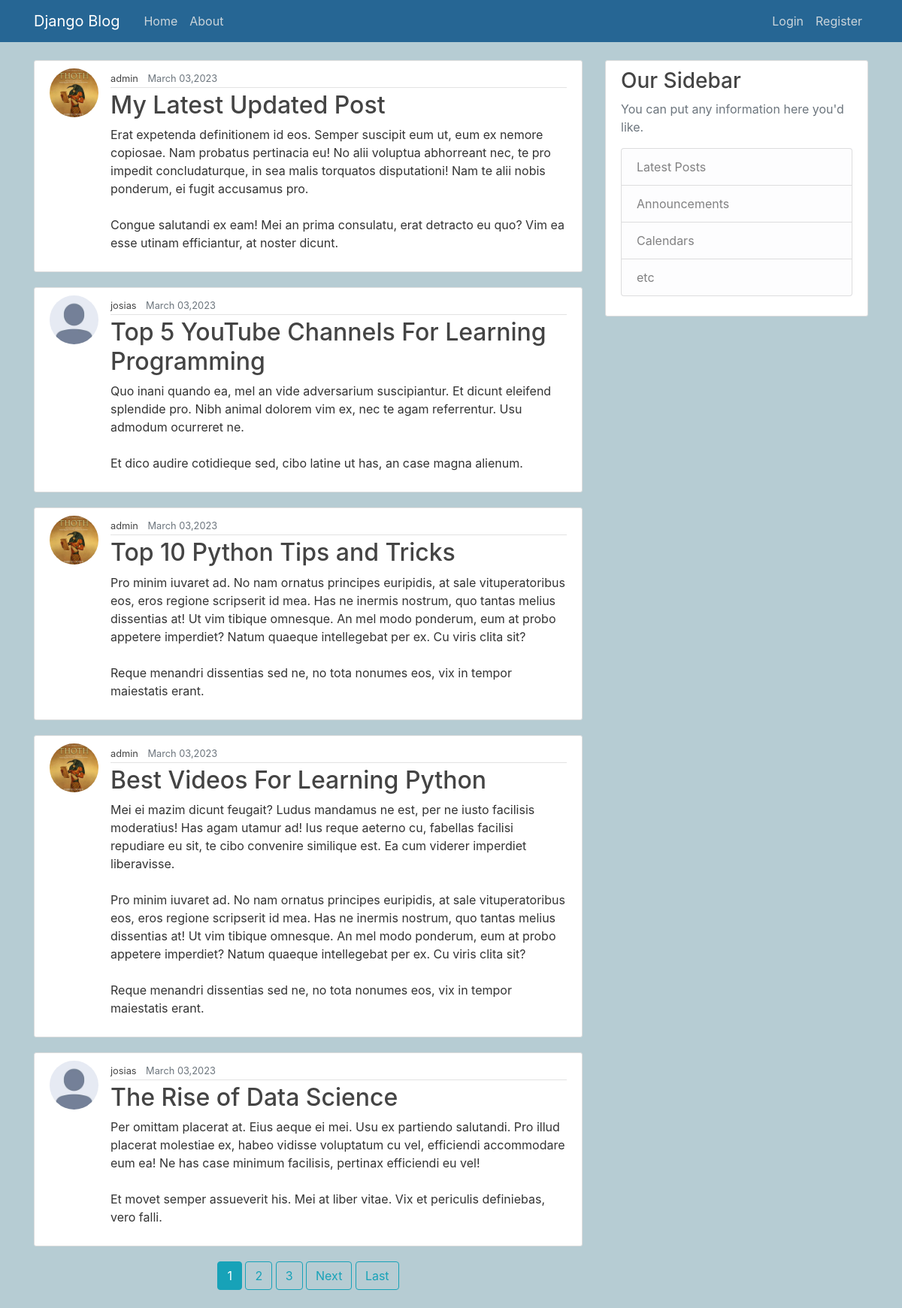
/, run on an earlier commit of the app's database.
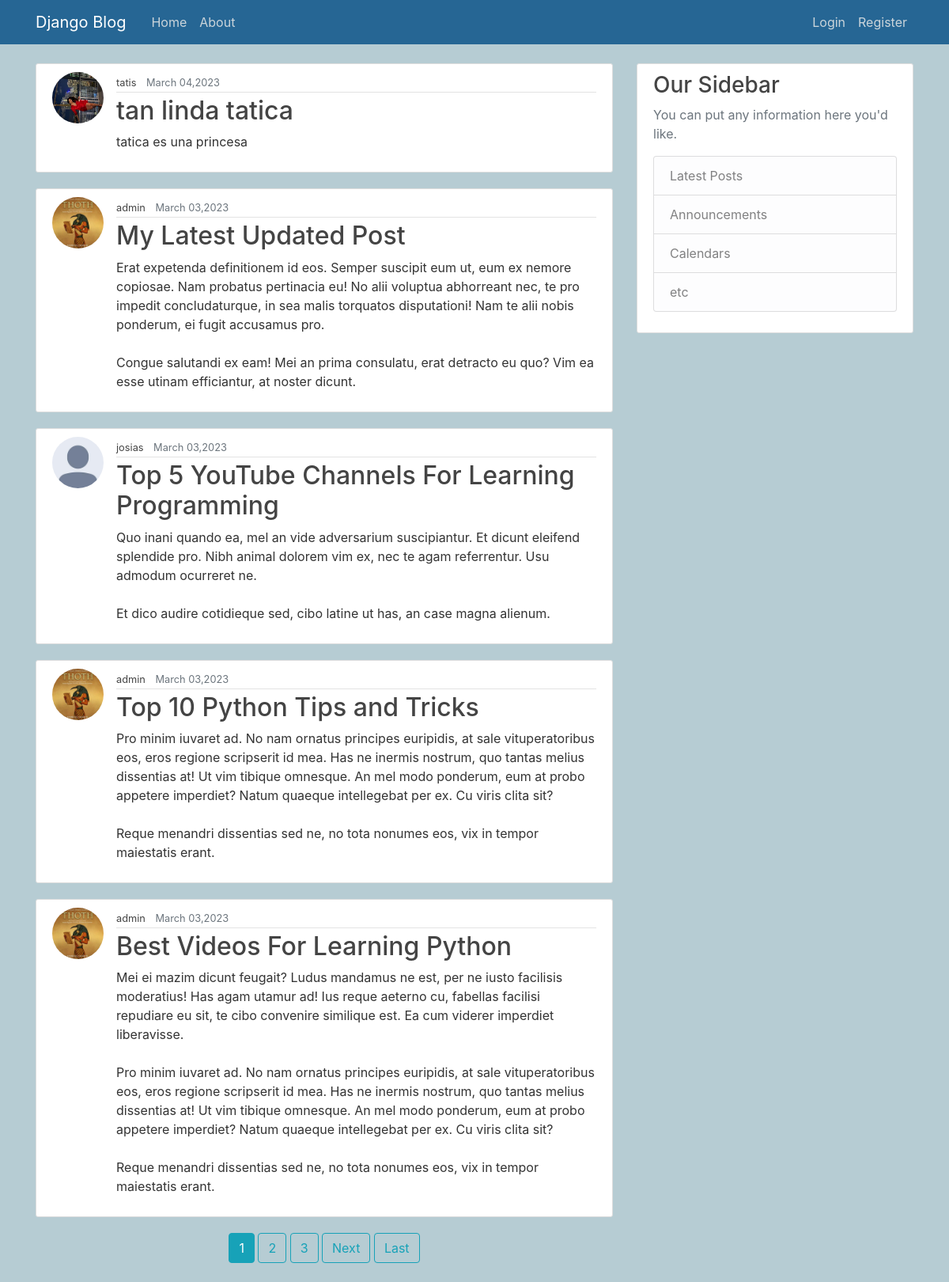
And on a later commit of the database.
### blog_app/models.py (models this page shows, shortened)
class Post(models.Model):
    title = models.CharField(max_length=200)
    content = models.TextField()
    date_posted = models.DateTimeField(default=timezone.now)
    author = models.ForeignKey(User, on_delete=models.CASCADE)

### user_app/models.py (models this page shows, shortened)
class Profile(models.Model):
    user = models.OneToOneField(User, on_delete=models.CASCADE)
    image = models.ImageField(default='default.jpg', upload_to='profile_pics')

### blog_app/views.py (the view)
# urls.py: path('', PostListView.as_view(), name='blog_app-home'),
class PostListView(ListView):
    model = Post
    template_name = 'blog_app/index.html'  # <app>/<model>_<viewtype>.html
    context_object_name = 'posts'
    ordering = ['-date_posted'] #organice the posts by date published
    paginate_by = 5 #number of posts per page

### blog_app/templates/blog_app/index.html (shortened to what this page needs)
{% extends 'blog_app/layout.html' %}
{% load static %}
{% block content %}
    {% for post in posts %}
        <article class="media content-section">
            <img class="rounded-circle article-img" src="{{ post.author.profile.image.url }}">
            <div class="media-body">
                <div class="article-metadata">
                    <small><a class="mr-2 article-title" href="{% url 'blog_app-user-posts' post.author.username %}">{{ post.author }}</a></small>
                    <small class="text-muted">{{ post.date_posted|date:"F d,Y" }}</small>
                </div>
                <h2><a class="article-title" href="{% url 'blog_app-post-detail' post.id %}">{{ post.title }}</a></h2>
                <p class="article-content">{{ post.content }}</p>
            </div>
        </article>
    {% endfor %}
    <div style="text-align:center;">
    {% if is_paginated %}
        {% for num in page_obj.paginator.page_range %}
            {% if page_obj.number == num %}
                <a class="btn btn-info mb-4" href="?page={{ num }}">{{ num }}</a>
            {% elif num > page_obj.number|add:'-3' and num < page_obj.number|add:'3' %}
                <a class="btn btn-outline-info mb-4" href="?page={{ num }}">{{ num }}</a>
            {% endif %}
        {% endfor %}
        {% if page_obj.has_next %}
            <a class="btn btn-outline-info mb-4" href="?page={{ page_obj.next_page_number }}">Next</a>
            <a class="btn btn-outline-info mb-4" href="?page={{ page_obj.paginator.num_pages }}">Last</a>
        {% endif %}
    {% endif %}
    </div>
{% endblock content %}

### blog_app/templates/blog_app/layout.html (shortened to what this page needs)
{% load static %}
<!DOCTYPE html>
<html>
    <head>
        <link rel="stylesheet" href="https://stackpath.bootstrapcdn.com/bootstrap/4.1.3/css/bootstrap.min.css">
        <link rel="stylesheet" type="text/css" href="{% static 'css/main.css' %}">
    </head>
    <body>
        <header class="site-header">
            <nav class="navbar navbar-expand-md navbar-dark bg-steel fixed-top">
                <div class="container">
                    <a class="navbar-brand mr-4" href="/">Django Blog</a>
                    <div class="collapse navbar-collapse" id="navbarToggle">
                        <div class="navbar-nav mr-auto">
                            <a class="nav-item nav-link" href="{% url 'blog_app-home' %}">Home</a>
                            <a class="nav-item nav-link" href="{% url 'blog_app-about' %}">About</a>
                        </div>
                        <div class="navbar-nav">
                            {% if user.is_authenticated %}
                            <a class="nav-item nav-link" href="{% url 'blog_app-post-create' %}">Create Post</a>
                            <a class="nav-item nav-link" href="{% url 'user_app-profile' %}">Profile</a>
                            <a class="nav-item nav-link" href="{% url 'user_app-logout' %}">Logout</a>
                            {% else %}
                                <a class="nav-item nav-link" href="{% url 'user_app-login' %}">Login</a>
                                <a class="nav-item nav-link" href="{% url 'user_app-register' %}">Register</a>
                            {% endif %}
                        </div>
                    </div>
                </div>
            </nav>
        </header>
        <main role="main" class="container">
            <div class="row">
                <div class="col-md-8">
                {% block content %}{% endblock %}
                </div>
                <div class="col-md-4">
                <div class="content-section">
                    <h3>Our Sidebar</h3>
                    <p class='text-muted'>You can put any information here you'd like.
                    <ul class="list-group">
                        <li class="list-group-item list-group-item-light">Latest Posts</li>
                        <li class="list-group-item list-group-item-light">Announcements</li>
                        <li class="list-group-item list-group-item-light">Calendars</li>
                        <li class="list-group-item list-group-item-light">etc</li>
                    </ul>
                    </p>
                </div>
                </div>
            </div>
        </main>
    </body>
</html>

### static/css/main.css (style rules this page uses)
body { background: #b6ccd3; color: #333333; margin-top: 5rem; }
h1, h2, h3, h4, h5, h6 { color: #444444; }
ul { margin: 0; }
.bg-steel { background-color: #266694; }
.site-header .navbar-nav .nav-link { color: #cbd5db; }
.content-section { background: #ffffff; padding: 10px 20px; border: 1px solid #dddddd; border-radius: 3px; margin-bottom: 20px; }
.article-title { color: #444444; }
.article-content { white-space: pre-line; }
.article-img { height: 65px; width: 65px; margin-right: 16px; }
.article-metadata { padding-bottom: 1px; margin-bottom: 4px; border-bottom: 1px solid #e3e3e3 }
h1, h2, h3, h4, h5, h6, { font-family: 'Raleway', sans-serif; }
a, { color: #4b5156 }

What changed in the data, as far as the page shows it:
no longer on this page (row unchanged): Post: author.profile.image (placeholder picture), author "josias", date_posted "March 03,2023", title "The Rise of Data Science", content "Per omittam placerat at. Eius aeque ei mei. Usu ex partiendo salutandi. Pro illud placerat molestiae ex, habeo vidisse voluptatum cu vel, efficiendi accommodare eum ea! Ne has case minimum facilisis, pertinax efficiendi eu vel! Et movet semper assueverit his. Mei at liber vitae. Vix et periculis definiebas, vero falli."
added Post: author.profile.image (picture), author "tatis", date_posted "March 04,2023", title "tan linda tatica", content "tatica es una princesa"
